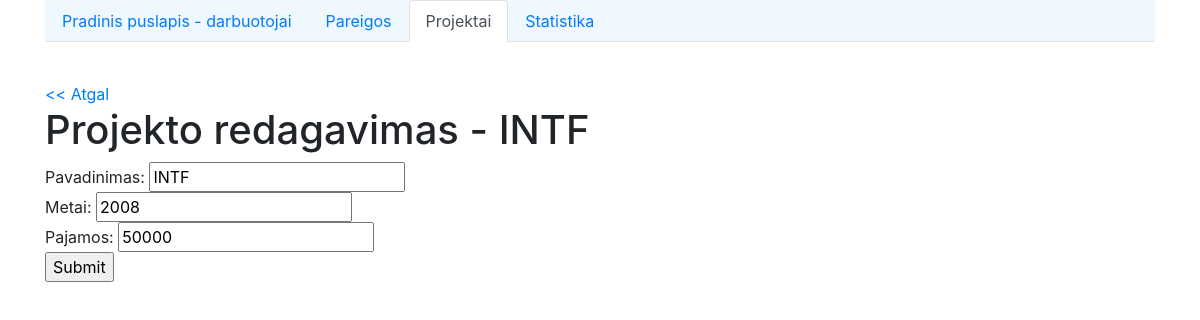
The app's page /editProject.php?pageId=3&id=1 with its own data.
### tables this page shows
CREATE TABLE `projektai` (
  `id` int(11) NOT NULL,
  `name` varchar(20) NOT NULL,
  `year` varchar(4) NOT NULL,
  `income` int(20) NOT NULL
);

### functions.php (called while the page is built, shortened)
<?php declare (strict_types = 1);
function getProject(PDO $pdo, int $projectId): array
{
    $stmt = $pdo->prepare('SELECT id, name, year, income FROM projektai WHERE id =:id');
    $stmt->execute(['id' => $projectId]);
    return $stmt->fetch();
}

### editProject.php (the view, shortened to what this page needs)
<?php
require_once 'functions.php';
$projectId = (int) $_GET['id'];
$pdo = getConnection();
$project = getProject($pdo, $projectId);
include 'includes/head.php';
?>
<a href="projects.php"><< Atgal</a>
<h1>Projekto redagavimas - <?php echo $project['name']; ?></h1>
<form method="POST">
<div>
Pavadinimas: <input type="text" name="name" value="<?php echo $project['name']; ?>">
</div>
<div>
Metai: <input type="text" name="year" value="<?php echo $project['year']; ?>">
</div>
<div>
Pajamos: <input type="text" name="income" value="<?php echo $project['income']; ?>">
</div>
<input type="submit">
</form>
</div>
</body>
</html>

### records on screen
projektai: name "INTF", year "2008", income "50000"
